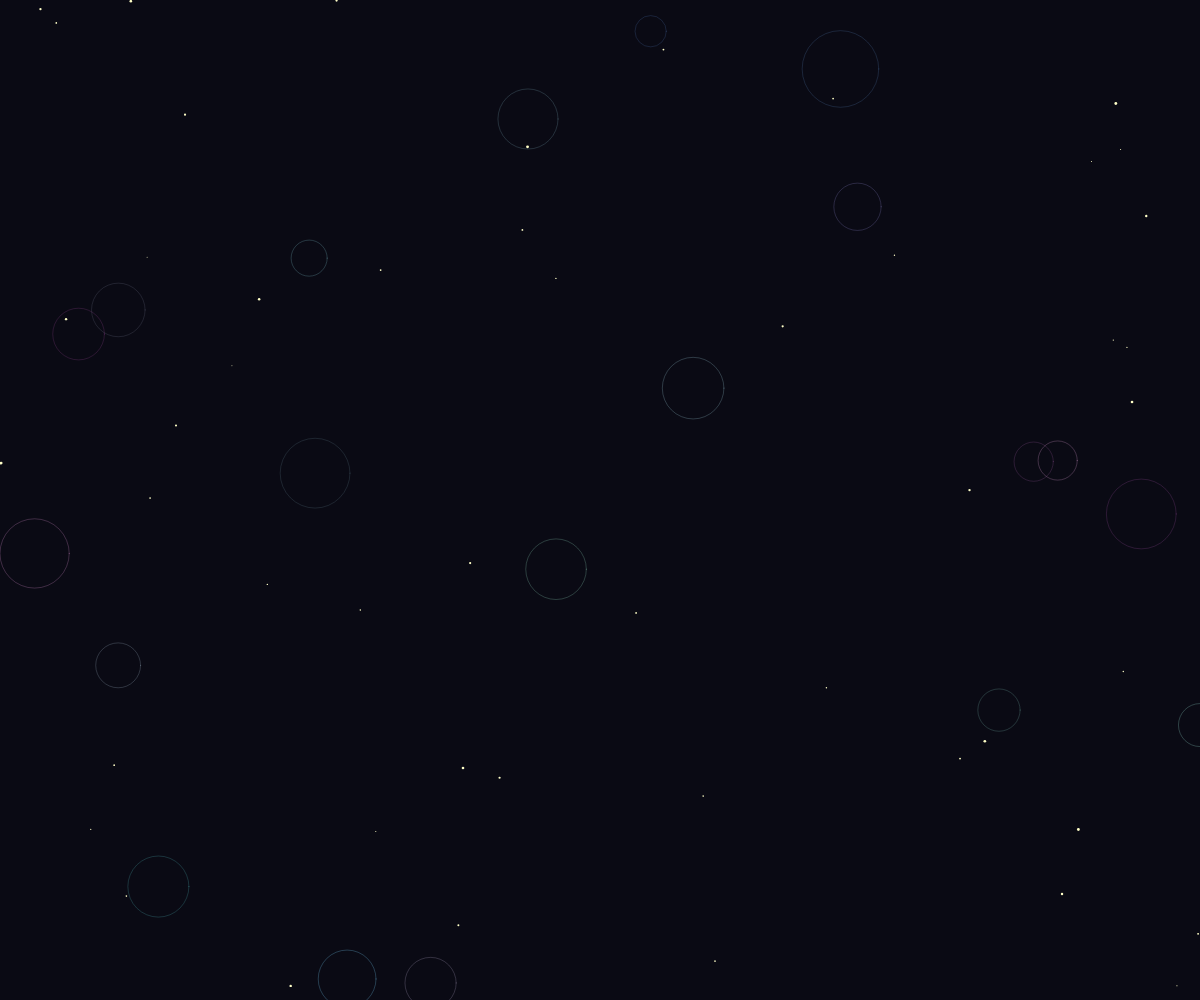
Frame 1 (no input)
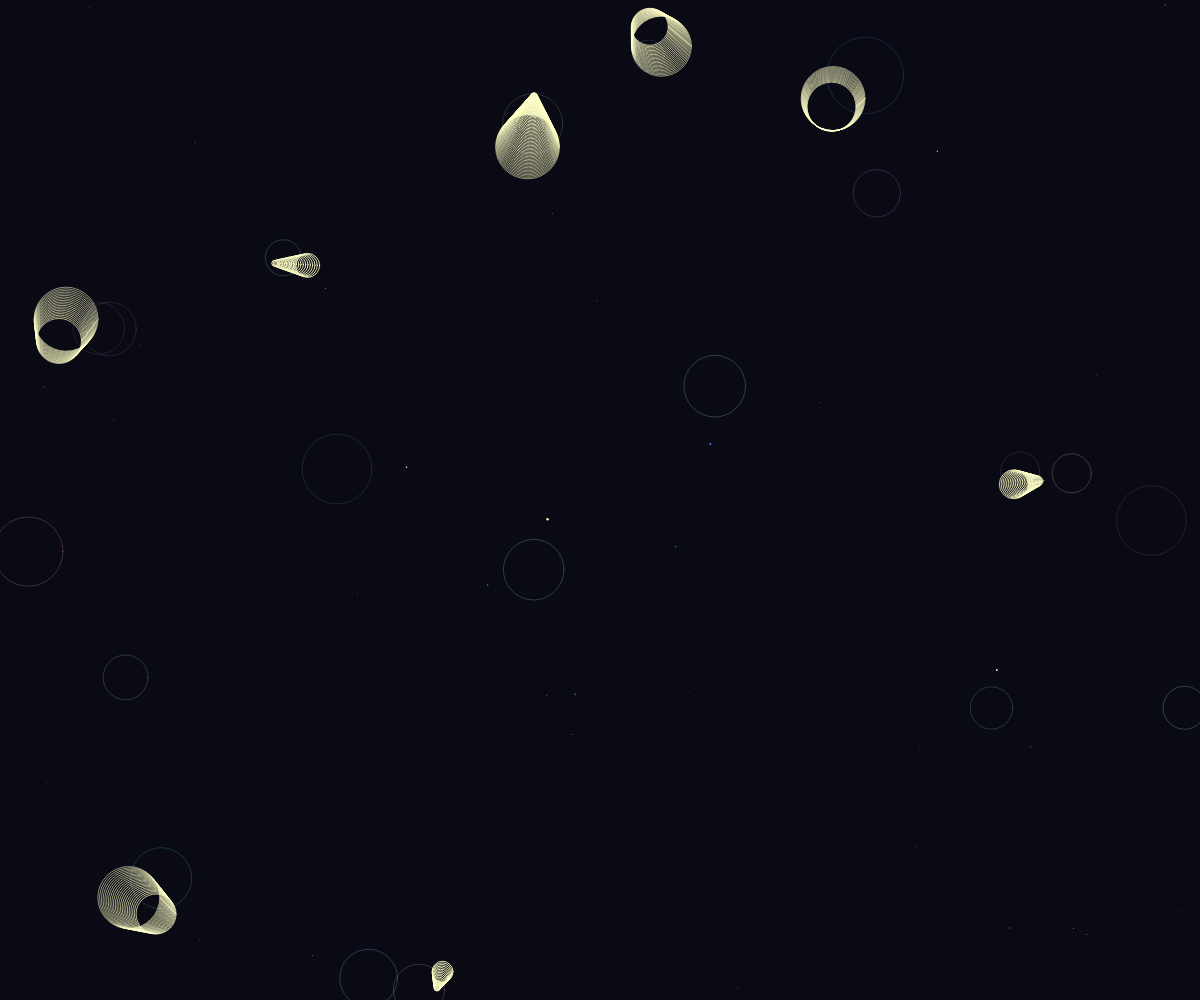
Frame 60 (no input)
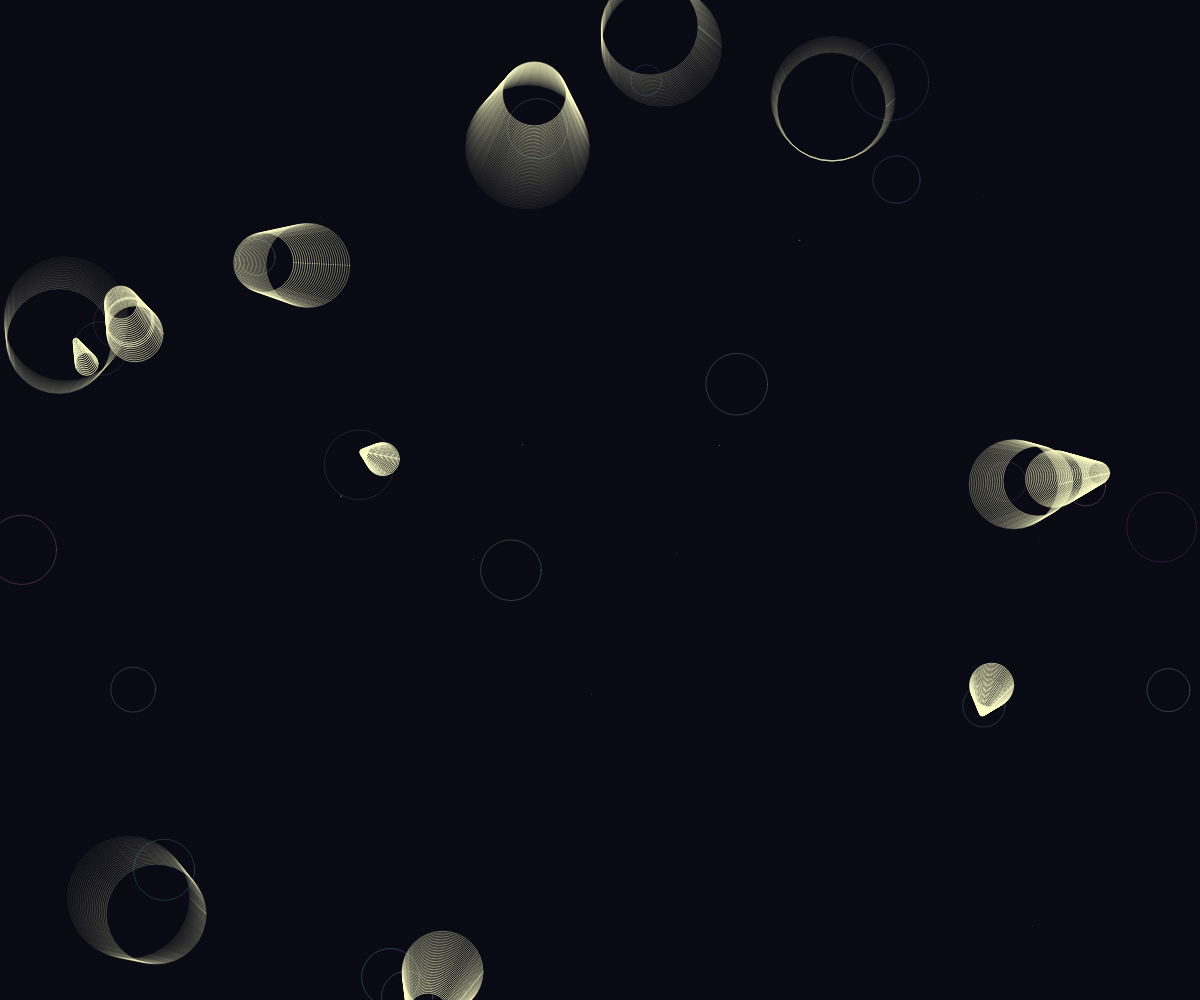
Frame 120 (the mouse pressed at the canvas centre since frame 60)

The p5.js sketch that drew these frames (run headless with seeded random() and noise() and a simulated clock; from frame 60 on, the mouse is pressed at the canvas centre):

// p5.js sketch
// ── sketch.js
let circles = [];
let trails = [];
let flares = [];
let glowParticles = [];

class Circle {
  constructor() {
    this.pos = createVector(random(width), random(height));
    this.vel = p5.Vector.random2D().mult(random(0.1, 0.5));
    this.size = random(30, 80);
    this.alpha = random(30, 70);
    this.color = color(random(100, 255), random(100, 255), random(200, 255), this.alpha);
  }

  update() {
    this.pos.add(this.vel);
    
    if (this.pos.x < 0 || this.pos.x > width) this.vel.x *= -1;
    if (this.pos.y < 0 || this.pos.y > height) this.vel.y *= -1;
  }

  display() {
    noFill();
    stroke(this.color);
    strokeWeight(1);
    ellipse(this.pos.x, this.pos.y, this.size);
  }
}

class Trail {
  constructor(x, y) {
    this.pos = createVector(x, y);
    this.vel = p5.Vector.random2D().mult(random(0.5, 2));
    this.life = 255;
    this.size = random(1, 3);
    this.color = color(255, 255, 200, this.life);
  }

  update() {
    this.pos.add(this.vel);
    this.life -= 2;
    this.size *= 0.98;
  }

  display() {
    noStroke();
    fill(this.color);
    ellipse(this.pos.x, this.pos.y, this.size);
  }
}

class Flare {
  constructor(x, y) {
    this.pos = createVector(x, y);
    this.size = 5;
    this.maxSize = random(30, 60);
    this.growth = 1;
    this.alpha = 255;
  }

  update() {
    this.size += this.growth;
    this.alpha -= 2;
  }

  display() {
    noFill();
    stroke(255, 255, 200, this.alpha);
    strokeWeight(1);
    ellipse(this.pos.x, this.pos.y, this.size);
  }
}

class GlowParticle {
  constructor(x, y) {
    this.pos = createVector(x, y);
    this.vel = p5.Vector.random2D().mult(random(0.1, 0.5));
    this.life = random(100, 200);
    this.size = random(1, 3);
    this.color = color(100, 150, 255, this.life);
  }

  update() {
    this.pos.add(this.vel);
    this.life -= 0.5;
    this.size *= 0.99;
  }

  display() {
    noStroke();
    fill(this.color);
    ellipse(this.pos.x, this.pos.y, this.size);
  }
}

function setup() {
  createCanvas(windowWidth, windowHeight);
  colorMode(RGB);

  // Create initial circles
  for (let i = 0; i < 20; i++) {
    circles.push(new Circle());
  }

  // Create some stars
  for (let i = 0; i < 50; i++) {
    let starX = random(width);
    let starY = random(height);
    trails.push(new Trail(starX, starY));
  }
}

function draw() {
  background(10, 10, 20);

  // Update and display circles
  for (let circle of circles) {
    circle.update();
    circle.display();
  }

  // Update and display trails
  for (let i = trails.length - 1; i >= 0; i--) {
    let trail = trails[i];
    trail.update();
    trail.display();

    if (trail.life <= 0) {
      trails.splice(i, 1);
    }
  }

  // Add new stars occasionally
  if (random() < 0.05) {
    trails.push(new Trail(random(width), random(height)));
  }

  // Update and display flares
  for (let i = flares.length - 1; i >= 0; i--) {
    let flare = flares[i];
    flare.update();
    flare.display();

    if (flare.alpha <= 0) {
      flares.splice(i, 1);
    }
  }

  // Check for interactions between circles and trails
  for (let circle of circles) {
    for (let trail of trails) {
      let d = dist(circle.pos.x, circle.pos.y, trail.pos.x, trail.pos.y);
      if (d < circle.size / 2 + trail.size) {
        flares.push(new Flare(trail.pos.x, trail.pos.y));
      }
    }
  }

  // Update and display glow particles
  for (let i = glowParticles.length - 1; i >= 0; i--) {
    let particle = glowParticles[i];
    particle.update();
    particle.display();

    if (particle.life <= 0) {
      glowParticles.splice(i, 1);
    }
  }

  // Occasionally add new glow particles
  if (random() < 0.1) {
    glowParticles.push(new GlowParticle(random(width), random(height)));
  }
}

function windowResized() {
  resizeCanvas(windowWidth, windowHeight);
}
